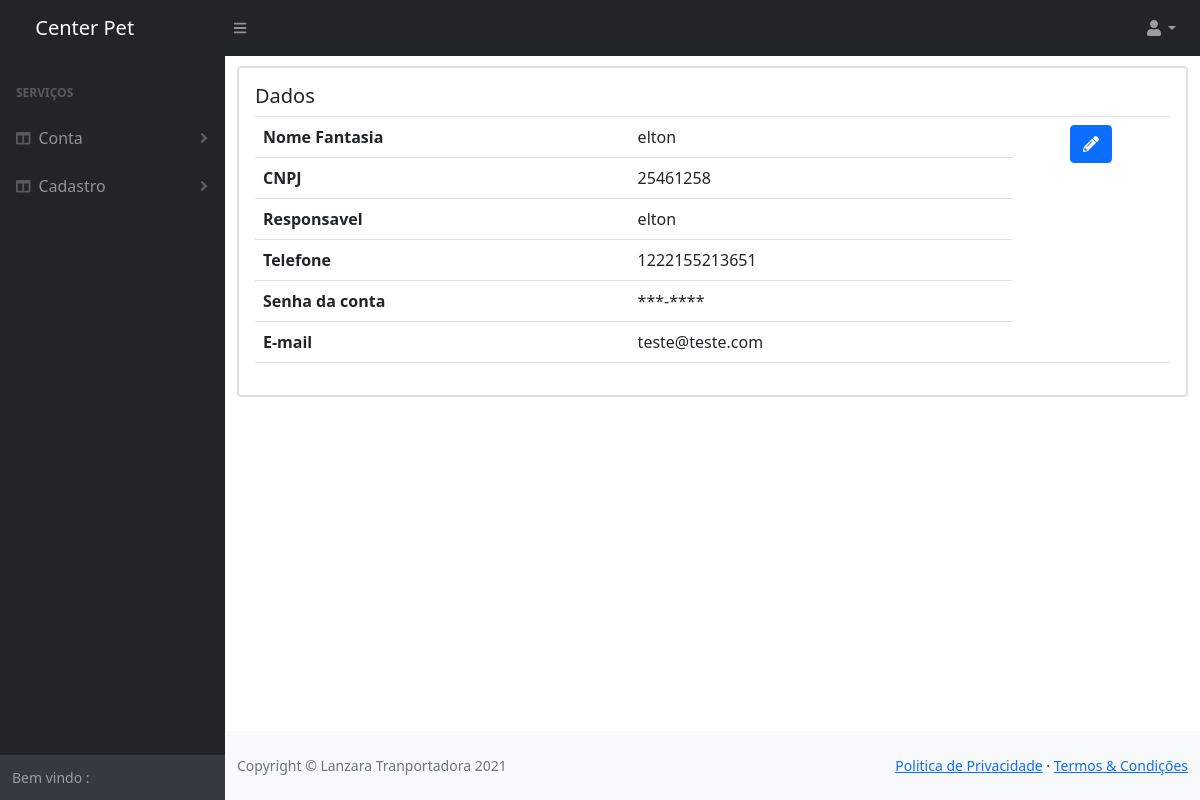
Screenshot of /sistema/gerencia.php (signed in) with the database file from the repository.
### tables this page shows
CREATE TABLE `usuario` (
  `id_usuario` int(11) NOT NULL,
  `nome_fantasia` varchar(300) NOT NULL,
  `cnpj` varchar(300) NOT NULL,
  `nome_responsavel` varchar(300) DEFAULT NULL,
  `telefone` varchar(25) DEFAULT NULL,
  `tipo_usuario` varchar(300) NOT NULL,
  `email` varchar(300) NOT NULL,
  `senha` varchar(300) NOT NULL
);

### sistema/gerencia.php (the view, shortened to what this page needs)
<!DOCTYPE html>
<html lang="en">
<head>
    <link href="css/styles.css" rel="stylesheet" />
    <link href="css/styles.css" rel="stylesheet" />
    <link href="https://cdn.jsdelivr.net/npm/bootstrap@5.0.1/dist/css/bootstrap.min.css" rel="stylesheet">
    <link href="https://cdn.datatables.net/1.10.20/css/dataTables.bootstrap4.min.css" rel="stylesheet" />
</head>
<body class="sb-nav-fixed">
    <?php include 'nav.php'; ?>
    <div id="layoutSidenav">
        <?php include 'menu_lateral.php'; ?>
        <div id="layoutSidenav_content">
            <main>
                <div class="container-fluid">
                    <div class="card" style="width: 100%; margin-top:10px; ">
                        <div class="card" style="width: 100%; ">
                            <div class="card-body">
                                <h5 class="card-title">Dados</h5>
                                <?php
                                $consultaTabela = "SELECT * FROM usuario WHERE id_usuario = " . $_SESSION["id_usuario"];
                                $queryClietes = $conexao->query($consultaTabela);
                                $dados = $queryClietes->fetch_assoc();
                                ?>
                                <table class="table">
                                    <tbody>
                                        <tr>
                                            <th scope="row">Nome Fantasia</th>
                                            <td><?php echo $dados["nome_fantasia"]; ?></td>
                                            <th rowspan="6" style="text-align: center; "><a class="btn btn-primary" data-bs-toggle="modal" data-bs-target="#exampleModal" data-bs-whatever="@mdo"><i class="fas fa-pencil-alt"></i></a></th>
                                        </tr>
                                        <tr>
                                            <th scope="row">CNPJ</th>
                                            <td><?php echo $dados["cnpj"]; ?></td>
                                        </tr>
                                        <tr>
                                            <th scope="row">Responsavel</th>
                                            <td><?php echo $dados["nome_responsavel"]; ?></td>
                                        </tr>
                                        <tr>
                                            <th scope="row">Telefone</th>
                                            <td><?php echo $dados["telefone"]; ?></td>
                                        </tr>
                                        <tr>
                                            <th scope="row">Senha da conta</th>
                                            <td class="campoSenha"><?php echo $dados["senha"]; ?></td>
                                        </tr>
                                        <tr>
                                            <th scope="row">E-mail</th>
                                            <td><?php echo $dados["email"]; ?></td>
                                        </tr>
                                    </tbody>
                                </table>
                            </div>
                        </div>
                    </div>
                </div>
            </main>
            <?php include 'footer.php'; ?>
        </div>
    </div>
</body>
</html>

### rows the page displays
usuario: nome_fantasia "elton", cnpj "25461258", nome_responsavel "elton", telefone "1222155213651", email "teste@teste.com"
